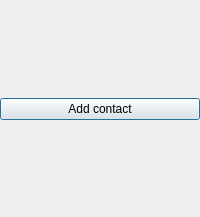
<?xml version="1.0" encoding="UTF-8"?>
<ui version="4.0">
 <class>DialerActionMenu</class>
 <widget class="QDialog" name="DialerActionMenu">
  <property name="geometry">
   <rect>
    <x>0</x>
    <y>0</y>
    <width>200</width>
    <height>217</height>
   </rect>
  </property>
  <property name="windowTitle">
   <string>Dialog</string>
  </property>
  <layout class="QGridLayout" name="gridLayout_2">
   <property name="margin">
    <number>0</number>
   </property>
   <item row="0" column="0">
    <spacer name="verticalSpacer">
     <property name="orientation">
      <enum>Qt::Vertical</enum>
     </property>
     <property name="sizeHint" stdset="0">
      <size>
       <width>20</width>
       <height>52</height>
      </size>
     </property>
    </spacer>
   </item>
   <item row="1" column="0">
    <layout class="QGridLayout" name="gridLayout">
     <item row="0" column="0">
      <widget class="QPushButton" name="btAddContact">
       <property name="text">
        <string>Add contact</string>
       </property>
       <property name="icon">
        <iconset resource="taki.qrc">
         <normaloff>:/icons/add-contact.png</normaloff>
         <disabledoff>:/icons/add-contact-disbl.png</disabledoff>
         <disabledon>:/icons/add-contact-disbl.png</disabledon>:/icons/add-contact.png</iconset>
       </property>
       <property name="iconSize">
        <size>
         <width>81</width>
         <height>81</height>
        </size>
       </property>
      </widget>
     </item>
    </layout>
   </item>
   <item row="2" column="0">
    <spacer name="verticalSpacer_2">
     <property name="orientation">
      <enum>Qt::Vertical</enum>
     </property>
     <property name="sizeHint" stdset="0">
      <size>
       <width>20</width>
       <height>51</height>
      </size>
     </property>
    </spacer>
   </item>
  </layout>
 </widget>
 <resources>
  <include location="taki.qrc"/>
 </resources>
 <connections>
  <connection>
   <sender>btAddContact</sender>
   <signal>released()</signal>
   <receiver>DialerActionMenu</receiver>
   <slot>accept()</slot>
   <hints>
    <hint type="sourcelabel">
     <x>123</x>
     <y>101</y>
    </hint>
    <hint type="destinationlabel">
     <x>164</x>
     <y>25</y>
    </hint>
   </hints>
  </connection>
 </connections>
</ui>
